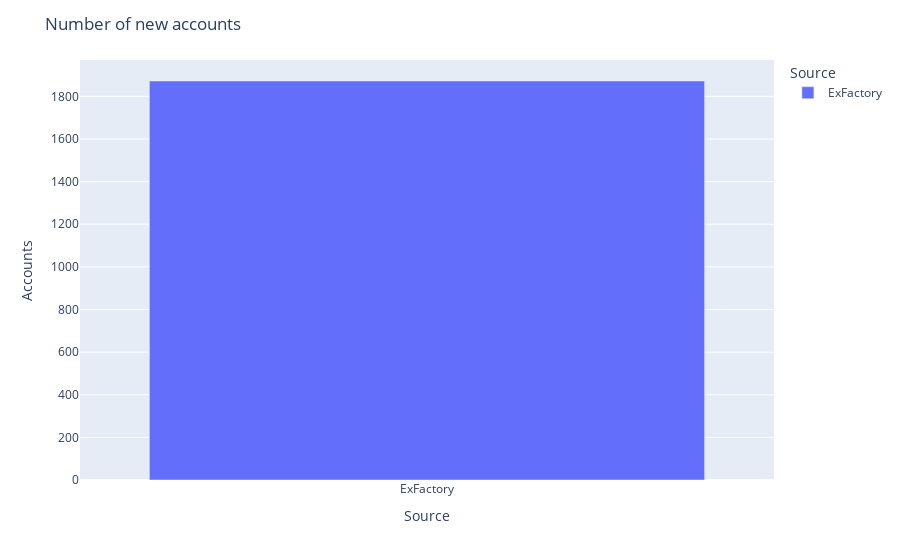

Here is the notebook cell this chart was saved with:
### Markdown cell above
### Plot the grouped data

### Code cell
# Create the box plot using plotly express , test test
fig = px.bar(new_unique_accounts,
             x='Source',
             y='Q_ID',
             color='Source',  # Differentiate boxes by year using color
             hover_data=['Q_ID', 'Source'],
             labels={'Q_ID': 'Number of Unique Q_ID'}, # Custom labels for axes
             #points= 'all'
             )  # Custom labels for axes

# Update layout for a clearer title and axis labels
fig.update_layout(
    title='Number of new accounts',
    xaxis_title='Source',
    yaxis_title='Accounts',
)

# Add jitter to the data points for better visibility
#fig.update_traces(jitter=0.3, pointpos=0)

# Show the figure
fig.show()

### Figure 1 — Plotly figure (JSON) as saved in the notebook; plotly's stock layout.template omitted (floating-point values rounded to 4 significant figures)
{"data": [{"alignmentgroup": "True", "hovertemplate": "Source=%{x}<br>Number of Unique Q_ID=%{y}<extra></extra>", "legendgroup": "ExFactory", "marker": {"color": "#636efa", "pattern": {"shape": ""}}, "name": "ExFactory", "offsetgroup": "ExFactory", "orientation": "v", "showlegend": true, "textposition": "auto", "type": "bar", "x": ["ExFactory"], "xaxis": "x", "y": [1872], "yaxis": "y"}], "layout": {"barmode": "relative", "legend": {"title": {"text": "Source"}, "tracegroupgap": 0}, "margin": {"t": 60}, "title": {"text": "Number of new accounts"}, "xaxis": {"anchor": "y", "categoryarray": ["ExFactory"], "categoryorder": "array", "domain": [0, 1], "title": {"text": "Source"}}, "yaxis": {"anchor": "x", "domain": [0, 1], "title": {"text": "Accounts"}}}}
